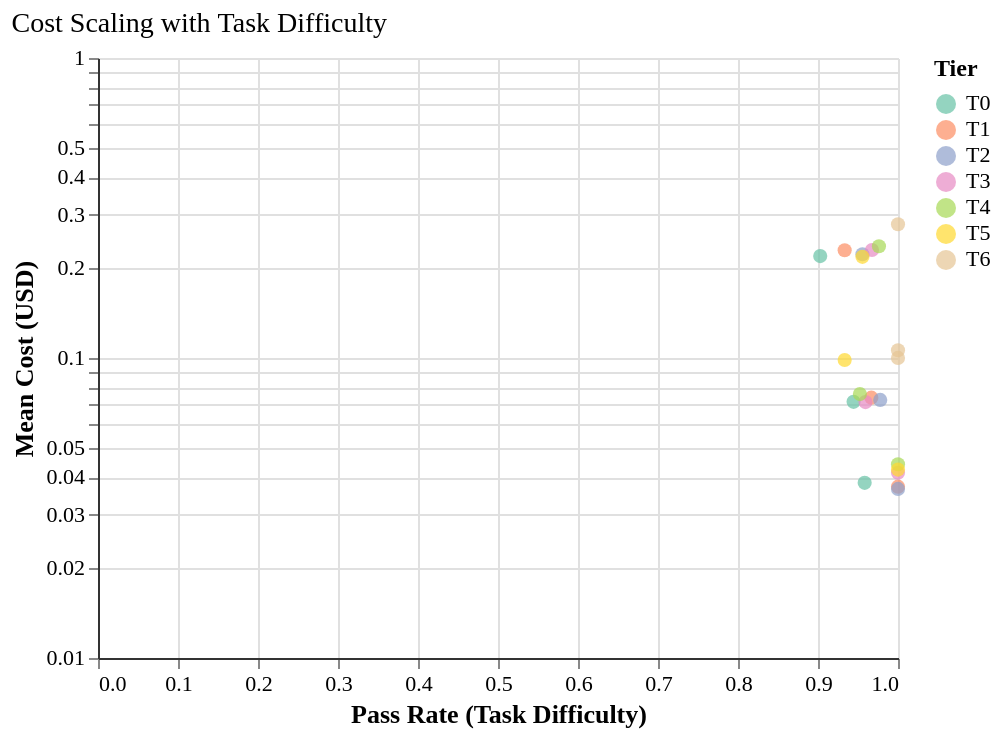

Specify this chart in Vega-Lite:
### Vega-Lite specification from a JSON file in a GitHub repository (floating-point values rounded to 4 significant figures)
{"config": {"font": "serif", "axis": {"labelFontSize": 11, "titleFontSize": 13, "gridColor": "#e0e0e0", "domainColor": "#333333"}, "legend": {"labelFontSize": 11, "titleFontSize": 12}, "title": {"fontSize": 14, "anchor": "start", "fontWeight": "normal"}, "view": {"stroke": null, "continuousWidth": 400, "continuousHeight": 300}, "mark": {"tooltip": true}}, "data": {"name": "data-8d1e0d32500846c2b4d4adfe9f4e2ddc"}, "mark": {"type": "circle", "opacity": 0.7, "size": 50}, "encoding": {"color": {"field": "tier", "scale": {"domain": ["T0", "T1", "T2", "T3", "T4", "T5", "T6"], "range": ["#66c2a5", "#fc8d62", "#8da0cb", "#e78ac3", "#a6d854", "#ffd92f", "#e5c494"]}, "sort": ["T0", "T1", "T2", "T3", "T4", "T5", "T6"], "title": "Tier", "type": "ordinal"}, "tooltip": [{"field": "experiment", "title": "Experiment", "type": "ordinal"}, {"field": "tier", "title": "Tier", "type": "ordinal"}, {"field": "mean_cost", "format": "$.4f", "title": "Mean Cost", "type": "quantitative"}, {"field": "pass_rate", "format": ".2%", "title": "Pass Rate", "type": "quantitative"}], "x": {"field": "pass_rate", "scale": {"domain": [0, 1]}, "title": "Pass Rate (Task Difficulty)", "type": "quantitative"}, "y": {"field": "mean_cost", "scale": {"type": "log"}, "title": "Mean Cost (USD)", "type": "quantitative"}}, "title": "Cost Scaling with Task Difficulty", "$schema": "https://vega.github.io/schema/vega-lite/v6.1.0.json", "datasets": {"data-8d1e0d32500846c2b4d4adfe9f4e2ddc": [{"experiment": "test-001", "tier": "T0", "mean_cost": 0.03837, "pass_rate": 0.9583}, {"experiment": "test-001", "tier": "T1", "mean_cost": 0.03726, "pass_rate": 1.0}, {"experiment": "test-001", "tier": "T2", "mean_cost": 0.03661, "pass_rate": 1.0}, {"experiment": "test-001", "tier": "T3", "mean_cost": 0.04145, "pass_rate": 1.0}, {"experiment": "test-001", "tier": "T4", "mean_cost": 0.04423, "pass_rate": 1.0}, {"experiment": "test-001", "tier": "T5", "mean_cost": 0.04247, "pass_rate": 1.0}, {"experiment": "test-001", "tier": "T6", "mean_cost": 0.1062, "pass_rate": 1.0}, {"experiment": "test-002", "tier": "T0", "mean_cost": 0.2187, "pass_rate": 0.9028}, {"experiment": "test-002", "tier": "T1", "mean_cost": 0.2287, "pass_rate": 0.9333}, {"experiment": "test-002", "tier": "T2", "mean_cost": 0.2217, "pass_rate": 0.9556}, {"experiment": "test-002", "tier": "T3", "mean_cost": 0.2291, "pass_rate": 0.9675}, {"experiment": "test-002", "tier": "T4", "mean_cost": 0.2359, "pass_rate": 0.9762}, {"experiment": "test-002", "tier": "T5", "mean_cost": 0.2174, "pass_rate": 0.9556}, {"experiment": "test-002", "tier": "T6", "mean_cost": 0.2792, "pass_rate": 1.0}, {"experiment": "test-003", "tier": "T0", "mean_cost": 0.07141, "pass_rate": 0.9444}, {"experiment": "test-003", "tier": "T1", "mean_cost": 0.07376, "pass_rate": 0.9667}, {"experiment": "test-003", "tier": "T2", "mean_cost": 0.07251, "pass_rate": 0.9778}, {"experiment": "test-003", "tier": "T3", "mean_cost": 0.07128, "pass_rate": 0.9593}, {"experiment": "test-003", "tier": "T4", "mean_cost": 0.07579, "pass_rate": 0.9524}, {"experiment": "test-003", "tier": "T5", "mean_cost": 0.09845, "pass_rate": 0.9333}, {"experiment": "test-003", "tier": "T6", "mean_cost": 0.1001, "pass_rate": 1.0}]}}
